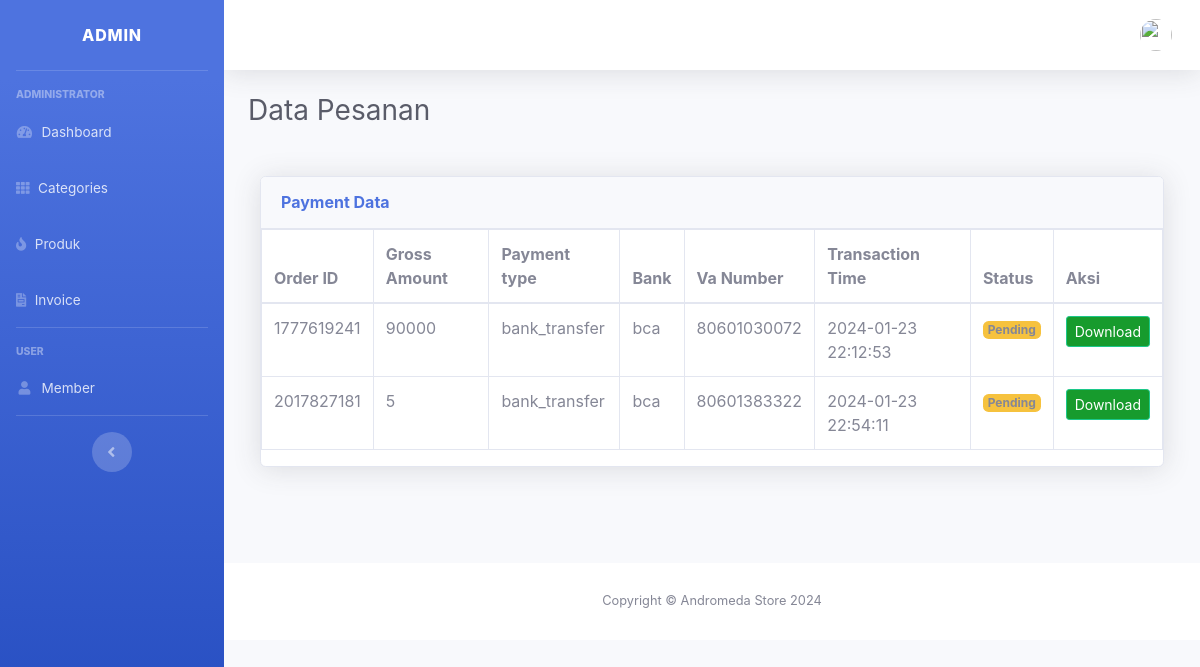
Before: /index.php/admin/invoice with the older database file.
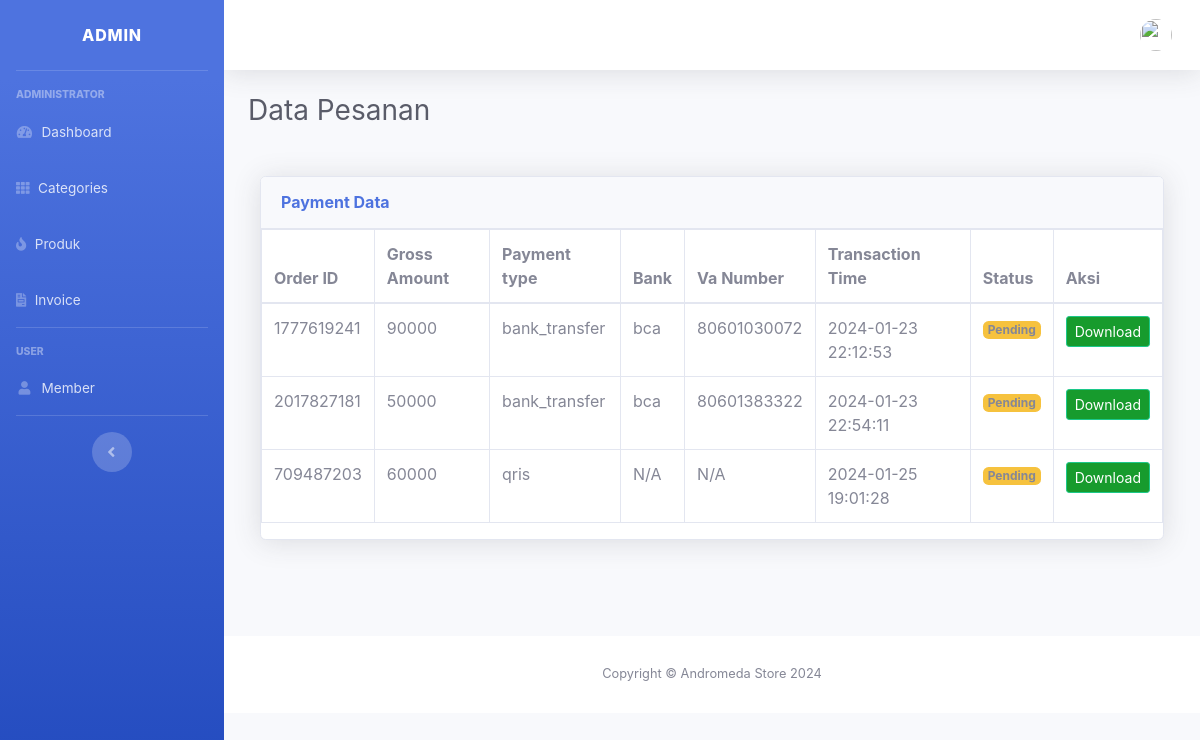
After: the same page with the newer database file.
### tables this page shows
CREATE TABLE `tbl_laporan` (
  `order_id` char(20) NOT NULL,
  `gross_amount` int(11) NOT NULL,
  `payment_type` varchar(13) NOT NULL,
  `transaction_time` varchar(19) NOT NULL,
  `bank` varchar(10) NOT NULL,
  `va_number` varchar(35) NOT NULL,
  `pdf_url` text NOT NULL,
  `status_code` char(3) NOT NULL
);

### application/controllers/Admin.php (called while the page is built, shortened)
<?php
class Admin extends CI_Controller {
	public function __construct() {
        $this->load->model('Mcrud');
    }
    public function invoice() {
		$data['title'] = 'Data Pesanan';
		$dataUser['user'] = $this->db->get_where('user', ['email' =>
		$this->session->userdata('email')])->row_array();
        $dataMidtrans['midtrans'] = $this->Mcrud->getMidtransData();
		$this->load->view('templates/admin_header', $data);
		$this->load->view('templates/admin_nav', $dataUser);
        $this->load->view('pages/admin/invoice', $dataMidtrans);
		$this->load->view('templates/admin_footer');
    }
}

### index.php (called while the page is built, shortened)
<?php
require_once BASEPATH.'core/CodeIgniter.php';

### application/models/Mcrud.php (called while the page is built, shortened)
<?php
class Mcrud extends CI_Model
{
	public function getMidtransData() {
        return $this->db->get('tbl_laporan')->result();
    }
}

### application/views/pages/admin/invoice.php (the view)
<div class="container-fluid">
    <div class="d-sm-flex align-items-center justify-content-between mb-4">
        <h1 class="h3 mb-4 text-gray-800"><?= $title ?></h1>
    </div>
    <div class="col-12">
        <div class="card shadow mb-4">
            <div class="card-header py-3 d-flex flex-row align-items-center justify-content-between">
                <h6 class="m-0 font-weight-bold text-primary">Payment Data</h6>
            </div>
            <div class="table-responsive">
                <table class="table table-bordered">
                    <thead>
                        <tr>
                            <th scope="col">Order ID</th>
                            <th scope="col">Gross Amount</th>
                            <th scope="col">Payment type</th>
                            <th scope="col">Bank</th>
                            <th scope="col">Va Number</th>
                            <th scope="col">Transaction Time</th>
                            <th scope="col">Status</th>
                            <th scope="col">Aksi</th>
                        </tr>
                    </thead>
                    <tbody>
                        <?php foreach ($midtrans as $d) { ?>
                            <tr>
                                <td><?php echo $d->order_id; ?></td>
                                <td><?php echo $d->gross_amount; ?></td>
                                <td><?php echo $d->payment_type; ?></td>
                                <td><?php echo $d->bank; ?></td>
                                <td><?php echo $d->va_number; ?></td>
                                <td><?php echo $d->transaction_time; ?></td>
								<td>
									<?php
									if($d->status_code == "200"){
									?>
									<span class="badge bg-success">Success</span>
									<?php
									} else {
										?>
										<span class="badge bg-warning">Pending</span>
										<?php
									}
									?>
								</td>
                                <td>
                                    <a href="<?php echo $d->pdf_url; ?>" target="_blank" class="btn btn-success btn-sm">Download</a>
                                </td>
                            </tr>
                        <?php } ?>
                    </tbody>
                </table>
            </div>
        </div>
    </div>
</div>
<br><br>
<br>

Changed rows visible on the page:
changed tbl_laporan id 2017827181: gross_amount "5" → "50000"
added tbl_laporan: order_id "709487203", gross_amount "60000", payment_type "qris", bank "N/A", va_number "N/A", transaction_time "2024-01-25 19:01:28", status_code "Pending"
